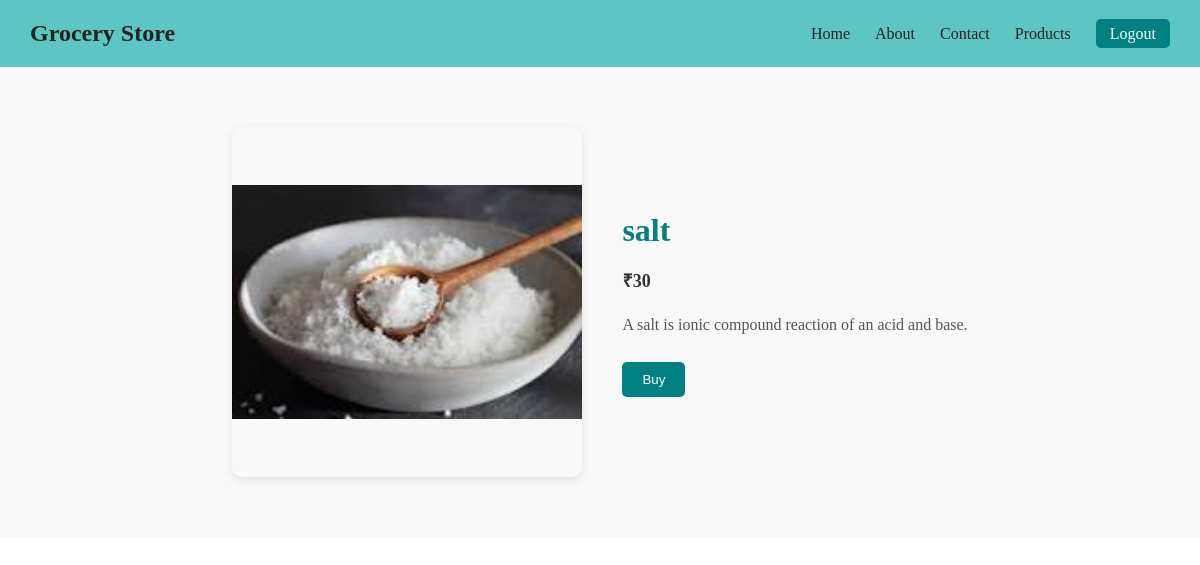
/productdetail/1 (signed in), run on the app's committed database.
### app/models.py (models this page shows, shortened)
class products(models.Model):
    product_name=models.CharField(max_length=100)
    product_price=models.IntegerField()
    product_desc=models.TextField()
    product_image=models.ImageField()

### app/views.py (the view)
# urls.py: path('productdetail/<int:id>',views.productdetail,name='productdetail'),
@login_required
def productdetail(request,id):
    b=products.objects.get(id=id)
    return render(request,'productdetail.html',{'b':b})

### app/templates/productdetail.html (shortened to what this page needs)
{% extends 'base.html' %}
{% load static %}
{% block body %}
<div class="detail">
    <img src="{{ b.product_image.url }}">
    <div class="product">
        <h1>{{ b.product_name }}</h1>
        <p class="price">₹{{ b.product_price }}</p>
        <p>{{ b.product_desc }}</p>
<form action="{% url 'buy_product' b.id %}" method="post">
    <button type="submit">Buy</button>
</form>
    </div>
</div>
{% endblock %}

### app/templates/productdetail.html (style rules this page uses)
.detail { display: flex; justify-content: center; align-items: center; gap: 40px; padding: 60px 20px; flex-wrap: wrap; background: #f9f9f9; }
.detail img { width: 350px; height: 350px; object-fit: contain; border-radius: 10px; box-shadow: 0 3px 10px rgba(0, 0, 0, 0.1); }
.product { max-width: 400px; }
.product h1 { color: #008080; margin-bottom: 10px; }
.product p { color: #555; line-height: 1.6; margin-bottom: 10px; }
.product .price { font-size: 18px; font-weight: bold; color: #333; }
.product button { margin-top: 15px; background-color: #008080; color: white; padding: 10px 20px; border: none; border-radius: 5px; cursor: pointer; transition: 0.3s; }

### data on the page
products: product_image (picture), product_name "salt", product_price "30", product_desc "A salt is ionic compound reaction of an acid and base."
